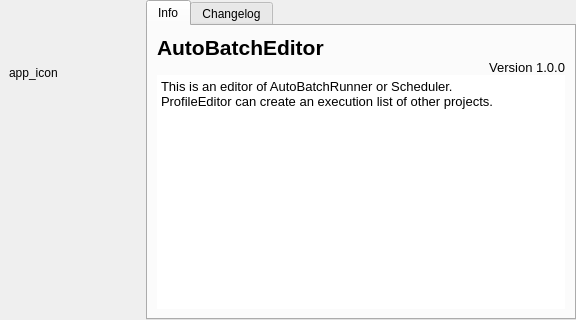
<?xml version="1.0" encoding="UTF-8"?>
<ui version="4.0">
 <class>AboutABE</class>
 <widget class="QWidget" name="AboutABE">
  <property name="geometry">
   <rect>
    <x>0</x>
    <y>0</y>
    <width>576</width>
    <height>320</height>
   </rect>
  </property>
  <property name="windowTitle">
   <string>About AutoBatchEditor</string>
  </property>
  <layout class="QHBoxLayout" name="horizontalLayout">
   <property name="spacing">
    <number>0</number>
   </property>
   <property name="leftMargin">
    <number>0</number>
   </property>
   <property name="topMargin">
    <number>0</number>
   </property>
   <property name="rightMargin">
    <number>0</number>
   </property>
   <property name="bottomMargin">
    <number>0</number>
   </property>
   <item>
    <widget class="QFrame" name="frame">
     <property name="frameShape">
      <enum>QFrame::NoFrame</enum>
     </property>
     <property name="frameShadow">
      <enum>QFrame::Raised</enum>
     </property>
     <layout class="QVBoxLayout" name="verticalLayout">
      <item>
       <widget class="QLabel" name="icon">
        <property name="minimumSize">
         <size>
          <width>128</width>
          <height>128</height>
         </size>
        </property>
        <property name="text">
         <string notr="true">app_icon</string>
        </property>
       </widget>
      </item>
      <item>
       <spacer name="verticalSpacer">
        <property name="orientation">
         <enum>Qt::Vertical</enum>
        </property>
        <property name="sizeHint" stdset="0">
         <size>
          <width>20</width>
          <height>261</height>
         </size>
        </property>
       </spacer>
      </item>
     </layout>
    </widget>
   </item>
   <item>
    <widget class="QFrame" name="AboutPEFrame">
     <property name="frameShape">
      <enum>QFrame::NoFrame</enum>
     </property>
     <property name="frameShadow">
      <enum>QFrame::Raised</enum>
     </property>
     <layout class="QVBoxLayout" name="verticalLayout_6">
      <property name="spacing">
       <number>0</number>
      </property>
      <property name="leftMargin">
       <number>0</number>
      </property>
      <property name="topMargin">
       <number>0</number>
      </property>
      <property name="rightMargin">
       <number>0</number>
      </property>
      <property name="bottomMargin">
       <number>0</number>
      </property>
      <item>
       <widget class="QTabWidget" name="infotabs">
        <property name="tabPosition">
         <enum>QTabWidget::North</enum>
        </property>
        <property name="currentIndex">
         <number>0</number>
        </property>
        <widget class="QWidget" name="information">
         <attribute name="title">
          <string>Info</string>
         </attribute>
         <layout class="QVBoxLayout" name="verticalLayout_2">
          <property name="spacing">
           <number>0</number>
          </property>
          <property name="leftMargin">
           <number>9</number>
          </property>
          <property name="topMargin">
           <number>9</number>
          </property>
          <property name="rightMargin">
           <number>9</number>
          </property>
          <property name="bottomMargin">
           <number>9</number>
          </property>
          <item>
           <widget class="QLabel" name="name">
            <property name="font">
             <font>
              <family>Arial</family>
              <pointsize>16</pointsize>
              <weight>75</weight>
              <bold>true</bold>
             </font>
            </property>
            <property name="text">
             <string notr="true">AutoBatchEditor</string>
            </property>
           </widget>
          </item>
          <item>
           <widget class="QLabel" name="version">
            <property name="font">
             <font>
              <family>Arial</family>
              <pointsize>10</pointsize>
              <weight>50</weight>
              <bold>false</bold>
             </font>
            </property>
            <property name="text">
             <string notr="true">Version 1.0.0</string>
            </property>
            <property name="alignment">
             <set>Qt::AlignRight|Qt::AlignTrailing|Qt::AlignVCenter</set>
            </property>
           </widget>
          </item>
          <item>
           <widget class="QTextBrowser" name="softwareInfo">
            <property name="font">
             <font>
              <family>Arial</family>
              <pointsize>10</pointsize>
             </font>
            </property>
            <property name="frameShape">
             <enum>QFrame::NoFrame</enum>
            </property>
            <property name="html">
             <string>&lt;!DOCTYPE HTML PUBLIC &quot;-//W3C//DTD HTML 4.0//EN&quot; &quot;http://www.w3.org/TR/REC-html40/strict.dtd&quot;&gt;
&lt;html&gt;&lt;head&gt;&lt;meta name=&quot;qrichtext&quot; content=&quot;1&quot; /&gt;&lt;style type=&quot;text/css&quot;&gt;
p, li { white-space: pre-wrap; }
&lt;/style&gt;&lt;/head&gt;&lt;body style=&quot; font-family:'Arial'; font-size:10pt; font-weight:400; font-style:normal;&quot;&gt;
&lt;p style=&quot; margin-top:0px; margin-bottom:0px; margin-left:0px; margin-right:0px; -qt-block-indent:0; text-indent:0px;&quot;&gt;This is an editor of AutoBatchRunner or Scheduler. &lt;/p&gt;
&lt;p style=&quot; margin-top:0px; margin-bottom:0px; margin-left:0px; margin-right:0px; -qt-block-indent:0; text-indent:0px;&quot;&gt;ProfileEditor can create an execution list of other projects.&lt;/p&gt;&lt;/body&gt;&lt;/html&gt;</string>
            </property>
           </widget>
          </item>
         </layout>
        </widget>
        <widget class="QWidget" name="changelog">
         <attribute name="title">
          <string>Changelog</string>
         </attribute>
        </widget>
       </widget>
      </item>
     </layout>
    </widget>
   </item>
  </layout>
 </widget>
 <resources/>
 <connections/>
</ui>
